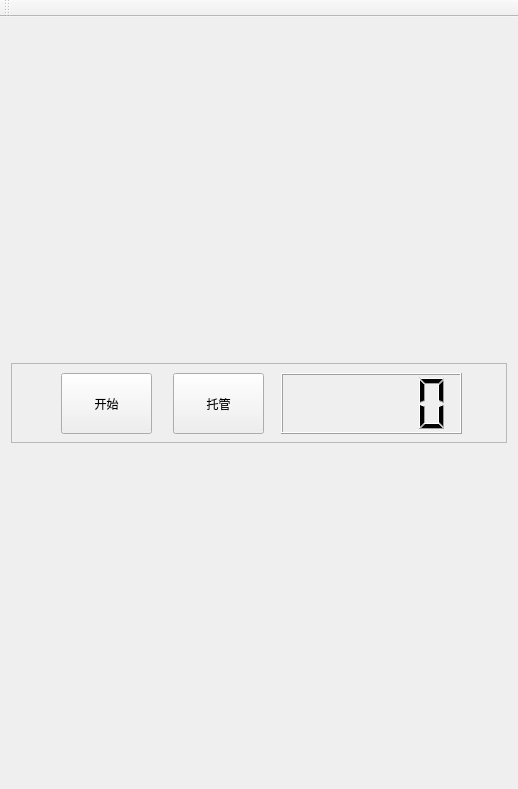
<?xml version="1.0" encoding="UTF-8"?>
<ui version="4.0">
 <class>HappyEliminateClass</class>
 <widget class="QMainWindow" name="HappyEliminateClass">
  <property name="geometry">
   <rect>
    <x>0</x>
    <y>0</y>
    <width>518</width>
    <height>789</height>
   </rect>
  </property>
  <property name="windowTitle">
   <string>HappyEliminate</string>
  </property>
  <widget class="QWidget" name="centralWidget">
   <layout class="QGridLayout" name="gridLayout_2">
    <item row="0" column="0">
     <layout class="QGridLayout" name="gridLayout"/>
    </item>
    <item row="1" column="0">
     <widget class="QFrame" name="frame">
      <property name="maximumSize">
       <size>
        <width>16777215</width>
        <height>80</height>
       </size>
      </property>
      <property name="frameShape">
       <enum>QFrame::StyledPanel</enum>
      </property>
      <property name="frameShadow">
       <enum>QFrame::Raised</enum>
      </property>
      <widget class="QPushButton" name="btn_start">
       <property name="geometry">
        <rect>
         <x>50</x>
         <y>10</y>
         <width>91</width>
         <height>61</height>
        </rect>
       </property>
       <property name="text">
        <string>开始</string>
       </property>
      </widget>
      <widget class="QLCDNumber" name="LCDnum">
       <property name="geometry">
        <rect>
         <x>270</x>
         <y>10</y>
         <width>181</width>
         <height>61</height>
        </rect>
       </property>
      </widget>
      <widget class="QPushButton" name="btn_auto">
       <property name="geometry">
        <rect>
         <x>162</x>
         <y>10</y>
         <width>91</width>
         <height>61</height>
        </rect>
       </property>
       <property name="text">
        <string>托管</string>
       </property>
      </widget>
     </widget>
    </item>
   </layout>
  </widget>
  <widget class="QMenuBar" name="menuBar">
   <property name="geometry">
    <rect>
     <x>0</x>
     <y>0</y>
     <width>518</width>
     <height>26</height>
    </rect>
   </property>
  </widget>
  <widget class="QToolBar" name="mainToolBar">
   <attribute name="toolBarArea">
    <enum>TopToolBarArea</enum>
   </attribute>
   <attribute name="toolBarBreak">
    <bool>false</bool>
   </attribute>
  </widget>
 </widget>
 <layoutdefault spacing="6" margin="11"/>
 <resources>
  <include location="HappyEliminate.qrc"/>
 </resources>
 <connections/>
</ui>
